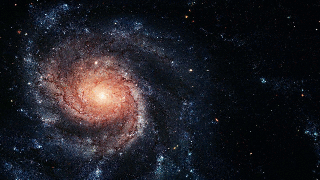
#> input picture work/GUIUtils/pic/pic_1.gif, 320 x 180 px, found by its file name
$ python pic_dealer.py
#> lines starting #> are read from the running program, lines starting #| are printed output that depends on the picture
from PIL import Image

if __name__ == '__main__':
    img = Image.open('GUIUtils\\pic\\pic_1.gif')
#> img is the input picture: PIL image 320x180 P; mean R, G, B 31.9, 30.5, 36.7
    w,h = img.size
#> w = 320; h = 180
    img = img.resize((int(w/4),int(h/4)))
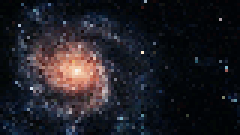
#> img: PIL image 80x45 P (shown 3 times larger); mean R, G, B 32.1, 30.8, 37
    img.save('1.gif')
